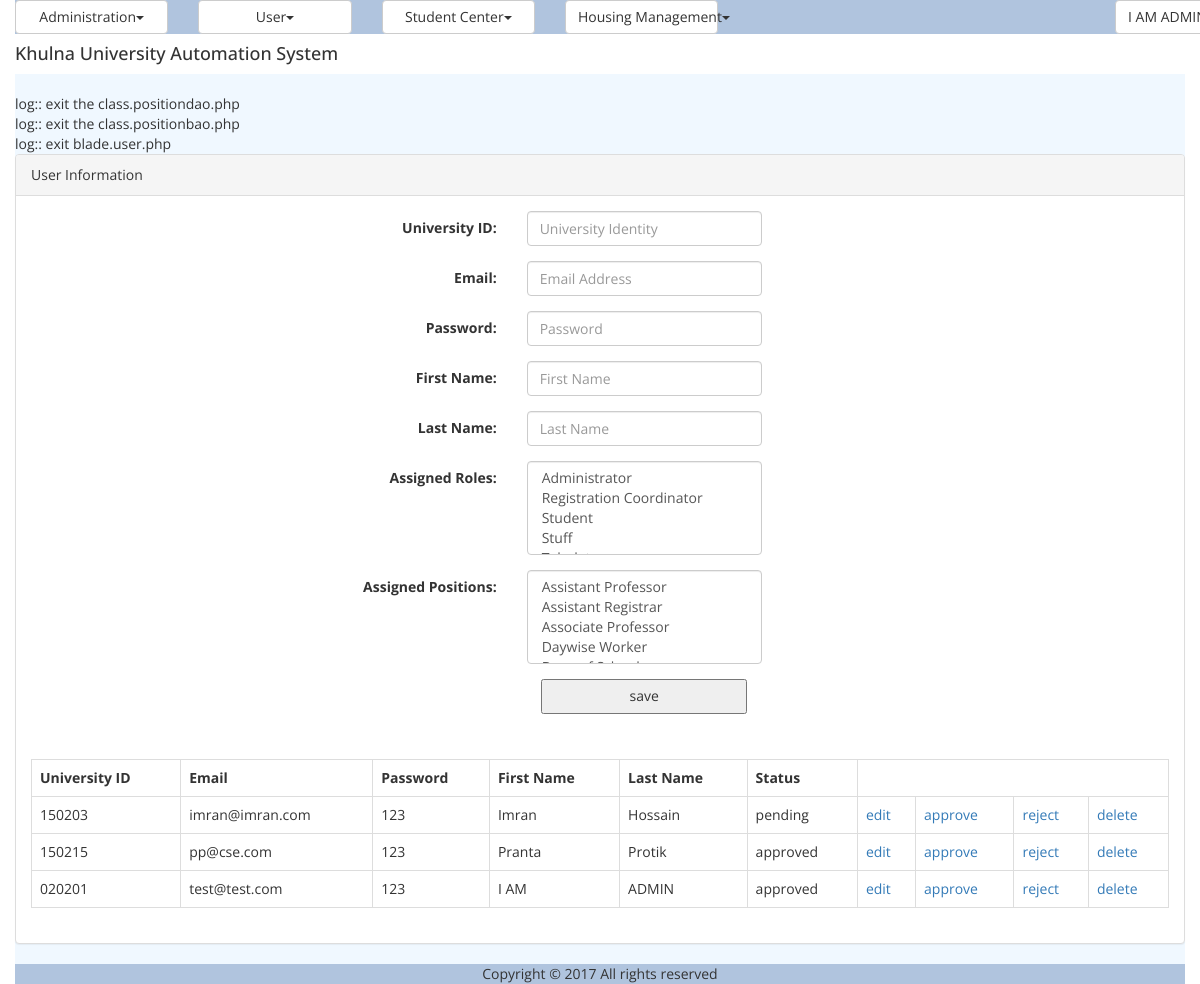
The app's page /user.php (signed in), older data.
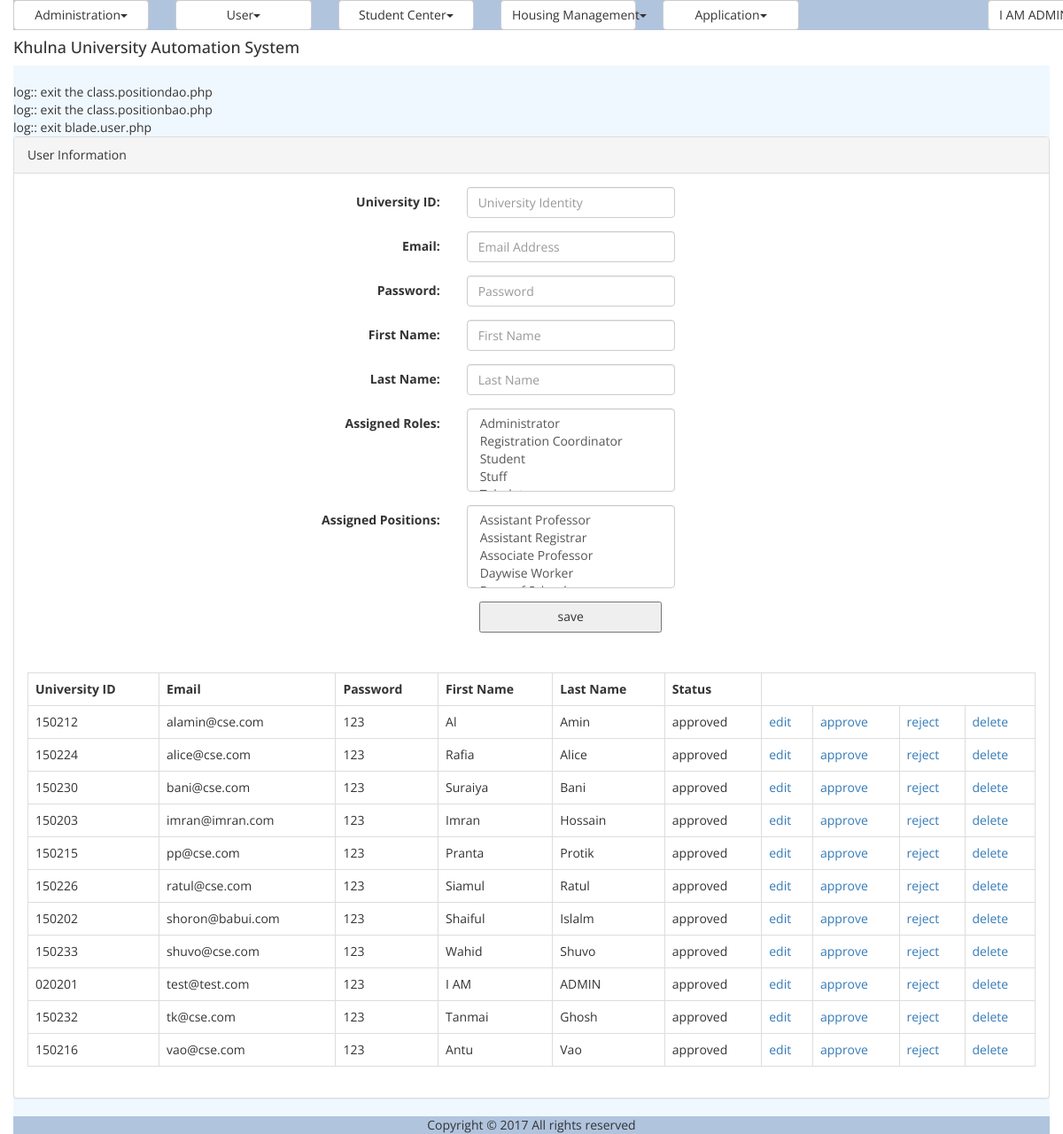
The same page, newer data.
### tables this page shows
CREATE TABLE `tbl_user` (
  `ID` varchar(40) NOT NULL,
  `UniversityID` varchar(20) NOT NULL,
  `Email` varchar(50) NOT NULL,
  `Password` varchar(20) NOT NULL,
  `FirstName` varchar(50) NOT NULL,
  `LastName` varchar(50) NOT NULL,
  `Status` varchar(20) DEFAULT NULL,
  `IsLogged` smallint(1) DEFAULT NULL,
  `IsArchived` smallint(1) DEFAULT NULL,
  `IsDeleted` smallint(1) DEFAULT NULL
);

### common/class.common.php (called while the page is built, shortened)
<?php
include_once 'class.common.user.php';
class MenuXML{
    private $_Title;
    private $_Visible=0;
    public function getTitle(){
        return $this->_Title;
    }
    public function isVisible(){
        return $this->_Visible;
    }
}
class Result{
    private $_IsSuccess=0;
    private $_ResultObject;
    public function setIsSuccess($IsSuccess){
        $this->_IsSuccess = $IsSuccess;
    }
    public function getIsSuccess(){
        return $this->_IsSuccess;
    }
    public function setResultObject($ResultObject){
        $this->_ResultObject = $ResultObject;
    }
    public function getResultObject(){
        return $this->_ResultObject;
    }
}
?>

### util/class.util.php (called while the page is built, shortened)
<?php
class ConfigUtil implements I_DBConfig, I_LogConfig, I_LanguageConfig{
	public static $s_instance;
	private $_host;
	private $_username;
	private $_password;
	private $_database;
	public static function getInstance() {
		if(!self::$s_instance) {
			self::$s_instance = new self();
		}
		return self::$s_instance;
	}
	private function readConfig(){
		$this->_ini_array = parse_ini_file(CONFIG.'system.ini');
		$this->_host =	$this->_ini_array['db_host'];
		$this->_username = $this->_ini_array['db_username'];
		$this->_password = $this->_ini_array['db_password'];
		$this->_database = $this->_ini_array['db_database'];
	}
	public function getDBHost(){
		return $this->_host;
	}
	public function getDBUserName(){
		return $this->_username;
	}
	public function getDBPassword(){
		return $this->_password;
	}
	public function getDBName(){
		return $this->_database;
	}
}
class DBUtil implements I_DBUtil {
	private static $s_instance;
	private $_host;
	private $_username;
	private $_password;
	private $_database;
	protected $_connection;
	protected $_result;
	public static function getInstance() {
		if(!self::$s_instance) {
			self::$s_instance = new self();
		}
		return self::$s_instance;
	}
	private function readDBConfig(){
		$_config = ConfigUtil::getInstance();
		$this->_host = $_config->getDBHost();
		$this->_username = $_config->getDBUserName();
		$this->_password = $_config->getDBPassword();
		$this->_database = $_config->getDBName();
	}
	private function setConnection(){
		$this->_connection = new mysqli($this->_host, $this->_username,
			$this->_password, $this->_database);
	}
	public function doQuery($sql) {
		$this->_result = $this->_connection->query($sql) or die(mysqli_error($this->_result));
		return $this->_result;
	}
	public function getNumRows() {
		$this->_numRows = mysqli_num_rows($this->_result);
		return $this->_numRows;
	}
	public function getAllRows() {
		$rows = array();
		for($x = 0; $x < $this->getNumRows(); $x++) {
			$rows[] = mysqli_fetch_assoc($this->_result);
		}
		return $rows;
	}
}
class LogUtil{
	private static $s_instance;
	public static function getInstance(){
		if(!self::$s_instance) {
			self::$s_instance = new self();
		}
		return self::$s_instance;
	}
}
class LangUtil{
	private static $s_instance;
	public static function getInstance() {
		if(!self::$s_instance) {
			self::$s_instance = new self();
		}
		return self::$s_instance;
	}
}
?>

### modules/user/bao/class.userbao.php (called while the page is built, shortened)
<?php
include_once UTILITY.'class.util.php';
include_once MODULES_USER.'dao/class.userdao.php';
Class UserBAO{
	private $_UserDAO;
	public function __construct(){
		$this->_UserDAO = new UserDAO();
	}
	public function getAllUsers(){
		$Result = $this->_UserDAO->getAllUsers();
		return $Result;
	}
}
?>

### modules/user/dao/class.userdao.php (called while the page is built, shortened)
<?php
include_once COMMON.'class.common.php';
include_once UTILITY.'class.util.php';
Class UserDAO{
	private $_DB;
	public function __construct(){
		$this->_DB = DBUtil::getInstance();
	}
	public function getAllUsers(){
		$UserList = array();
		$this->_DB->doQuery("SELECT * FROM tbl_user where IsDeleted is null");
		$rows = $this->_DB->getAllRows();
		for($i = 0; $i < sizeof($rows); $i++) {
			$row = $rows[$i];
			$this->_User = new User();
		    $this->_User->setID ( $row['ID']);
		    $this->_User->setUniversityID ( $row['UniversityID'] );
		    $this->_User->setEmail ( $row['Email'] );
		    $this->_User->setPassword ( $row['Password'] );
		    $this->_User->setFirstName( $row['FirstName'] );
		    $this->_User->setLastName( $row['LastName'] );
		    $this->_User->setStatus( $row['Status'] );
		    $this->_User->setIsArchived( $row['IsArchived'] );
		    $this->_User->setIsDeleted( $row['IsDeleted'] );
		    $UserList[]=$this->_User;
		}
		$Result = new Result();
		$Result->setIsSuccess(1);
		$Result->setResultObject($UserList);
		return $Result;
	}
}
?>

### common/class.common.user.php (called while the page is built, shortened)
<?php
class User{
    private $_ID;
    private $_UniversityID;
    private $_Email;
    private $_Password;
    private $_FirstName;
    private $_LastName;
    private $_Status;
    public function setID ( $ID ) {
        $this->_ID = $ID;
    }
    public function getID () {
        return $this->_ID;
    }
    public function setUniversityID ( $UniversityID ) {
        $this->_UniversityID = $UniversityID;
    }
    public function getUniversityID () {
        return $this->_UniversityID;
    }
    public function setEmail ( $Email ) {
        $this->_Email = $Email;
    }
    public function getEmail () {
        return $this->_Email;
    }
    public function setPassword ( $Password ) {
        $this->_Password = $Password;
    }
    public function getPassword () {
        return $this->_Password;
    }
    public function setFirstName( $FirstName ) {
        $this->_FirstName = $FirstName;
    }
    public function getFirstName() {
        return $this->_FirstName;
    }
    public function setLastName( $LastName ) {
        $this->_LastName = $LastName;
    }
    public function getLastName() {
        return $this->_LastName;
    }
    public function setStatus( $Status ) {
        $this->_Status = $Status;
    }
    public function getStatus() {
        return $this->_Status;
    }
}
?>

### modules/user/ui/view.user.php (the view, shortened to what the changed rows need)
<?php
include_once 'blade/view.user.blade.php';
include_once COMMON.'class.common.php';
?>
<div class="panel panel-default">
	<div class="panel-body">
	<table class="table table-bordered">
	<?php
	$Result = $_UserBAO->getAllUsers();
	if($Result->getIsSuccess()){
		$UserList = $Result->getResultObject();
	?>
		<tr>
			<th>University ID</th>
			<th>Email</th>
			<th>Password</th>
			<th>First Name</th>
			<th>Last Name</th>
			<th>Status</th>
		</tr>
		<?php
		for($i = 0; $i < sizeof($UserList); $i++) {
			$User = $UserList[$i];
			?>
		    <tr>
			    <td><?php echo $User->getUniversityID(); ?></td>
			    <td><?php echo $User->getEmail(); ?></td>
			    <td><?php echo $User->getPassword(); ?></td>
			    <td><?php echo $User->getFirstName(); ?></td>
			    <td><?php echo $User->getLastName(); ?></td>
			    <td><?php echo $User->getStatus(); ?></td>
			    <td>
			    <a href="?edit=<?php echo $User->getID(); ?>" onclick="return confirm('sure to edit !'); " >edit</a>
			    </td>
			    <td>
			    <a href="?approve=<?php echo $User->getID(); ?>" onclick="return confirm('sure to approve !'); " >approve</a>
			    </td>
			    <td>
			    <a href="?reject=<?php echo $User->getID(); ?>" onclick="return confirm('sure to reject !'); " >reject</a>
			    </td>
			    <td>
			    <a href="?del=<?php echo $User->getID(); ?>" onclick="return confirm('sure to delete !'); " >delete</a>
			    </td>
		    </tr>
	    <?php
		}
	}
	else{
		echo $Result->getResultObject();
	}
	?>
	</table>
	</div>
</div>

### template/basic/menu.php (shortened to what the changed rows need)
<?php
function print_top_menu($globalMenu,$logoutMenu)
{
	$menu_content='';
	if(isset($globalMenu)){
		$menu_content = 	'<div class="dropdown"><div class="row">';
		$menu_content = 	$menu_content.'<div class="col-sm-11">';
		$menu_content = 	$menu_content.build_top_nav_menu($globalMenu);
		$menu_content = 	$menu_content.'</div>';
		$menu_content = 	$menu_content.'<div class="col-sm-1">'.$logoutMenu;
		$menu_content = 	$menu_content.'</div>';
		$menu_content = 	$menu_content.'</div></div>';
	}
	return $menu_content;
}
function build_top_nav_menu($globalMenu){
	$superLayer = '<div class="row">';
	for ($i=0; $i < sizeof($globalMenu) ; $i++) {
		if($globalMenu[$i]->isVisible()){
 			$firstLayer  = '<div class="col-sm-2">';
    		$firstLayer  =  $firstLayer.'<button class="dropdown-toggle btn btn-default btn-block" type="button" data-toggle="dropdown">'.$globalMenu[$i]->getTitle().'<span class="caret"></span></button>';
    		$firstLayer  =  $firstLayer.'<ul class="dropdown-menu">';
			for ($j=0; $j <sizeof($globalMenu[$i]->_Child) ; $j++) {
				if($globalMenu[$i]->_Child[$j]->isVisible()){
					if(sizeof($globalMenu[$i]->_Child[$j]->_Child)>0){
						$secondLayer  =  '<li class="dropdown-submenu">
					        <a class="test" tabindex="-1" href="#">'.$globalMenu[$i]->_Child[$j]->getTitle().
					        '<span class="caret"></span></a>';
					    $secondLayer = $secondLayer.'<ul class="dropdown-menu">';
						for ($k=0; $k <sizeof($globalMenu[$i]->_Child[$j]->_Child) ; $k++) {
							if($globalMenu[$i]->_Child[$j]->_Child[$k]->isVisible()){
							$thirdLayer  = '<li><a tabindex="-1" href="'.
											$globalMenu[$i]->_Child[$j]->_Child[$k]->getLink().'">'.
											$globalMenu[$i]->_Child[$j]->_Child[$k]->getTitle().
											'</a></li>' ;
							$secondLayer  = $secondLayer  . $thirdLayer;
							}
						}
						$secondLayer = $secondLayer.'</ul></li>';
					}
					else{
						$secondLayer  = '<li><a tabindex="-1" href="#">'.$globalMenu[$i]->_Child[$j]->getTitle().
									'</a></li>';
	  				}
				$firstLayer  = $firstLayer  . $secondLayer;
				}
			}
		$firstLayer = $firstLayer . '<ul></div>';
		$superLayer = $superLayer . $firstLayer;
		}
	}
	$superLayer = $superLayer . '</div>';
	return $superLayer;
}
?>

Row changes from the older to the newer data that the page shows:
added tbl_user: UniversityID "150212", Email "alamin@cse.com", Password "123", FirstName "Al", LastName "Amin", Status "approved"
added tbl_user: UniversityID "150224", Email "alice@cse.com", Password "123", FirstName "Rafia", LastName "Alice", Status "approved"
added tbl_user: UniversityID "150230", Email "bani@cse.com", Password "123", FirstName "Suraiya", LastName "Bani", Status "approved"
changed tbl_user "imran@imran.com": Status "pending" → "approved"
added tbl_user: UniversityID "150226", Email "ratul@cse.com", Password "123", FirstName "Siamul", LastName "Ratul", Status "approved"
added tbl_user: UniversityID "150202", Email "shoron@babui.com", Password "123", FirstName "Shaiful", LastName "Islalm", Status "approved"
added tbl_user: UniversityID "150233", Email "shuvo@cse.com", Password "123", FirstName "Wahid", LastName "Shuvo", Status "approved"
added tbl_user: UniversityID "150232", Email "tk@cse.com", Password "123", FirstName "Tanmai", LastName "Ghosh", Status "approved"
added tbl_user: UniversityID "150216", Email "vao@cse.com", Password "123", FirstName "Antu", LastName "Vao", Status "approved"
Text that changed along with them:
$globalMenu[$i]->getTitle(): "Administration User Student Center Housing Management" → "Administration User Student Center Housing Management Application"
